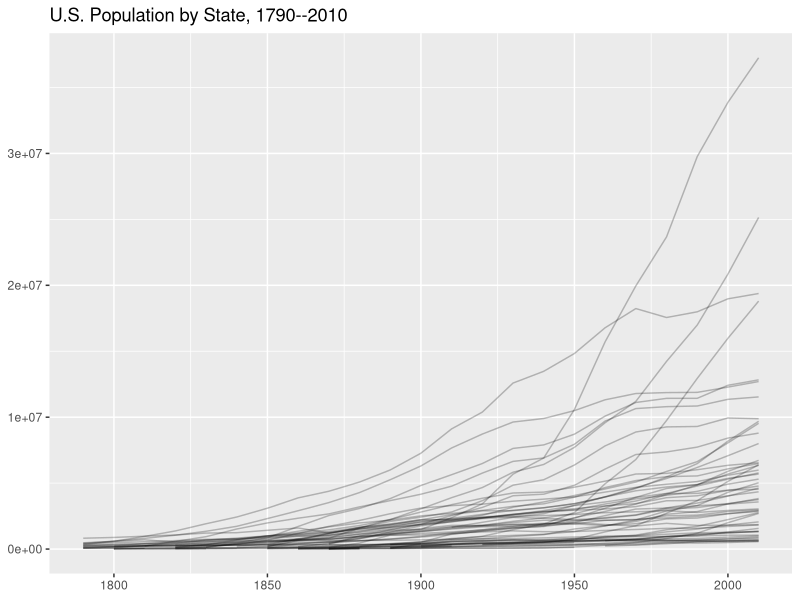

Write the R code that produced this figure.
## ---- chunk 1
population <- read.csv("data/nhgis.population/nhgis0011_ts_state.csv")
head(population)
## ---- chunk 2
library(ggplot2)
library(dplyr)

population <- read.csv("data/nhgis.population/nhgis0011_ts_state.csv")

population %>% 
  ggplot(aes(x = YEAR, y = A00AA, group = STATE)) +
  geom_line(alpha = 0.25) +
  ggtitle("U.S. Population by State, 1790--2010") +
  xlab(NULL) + ylab(NULL)
## ---- chunk 3
sessionInfo()
